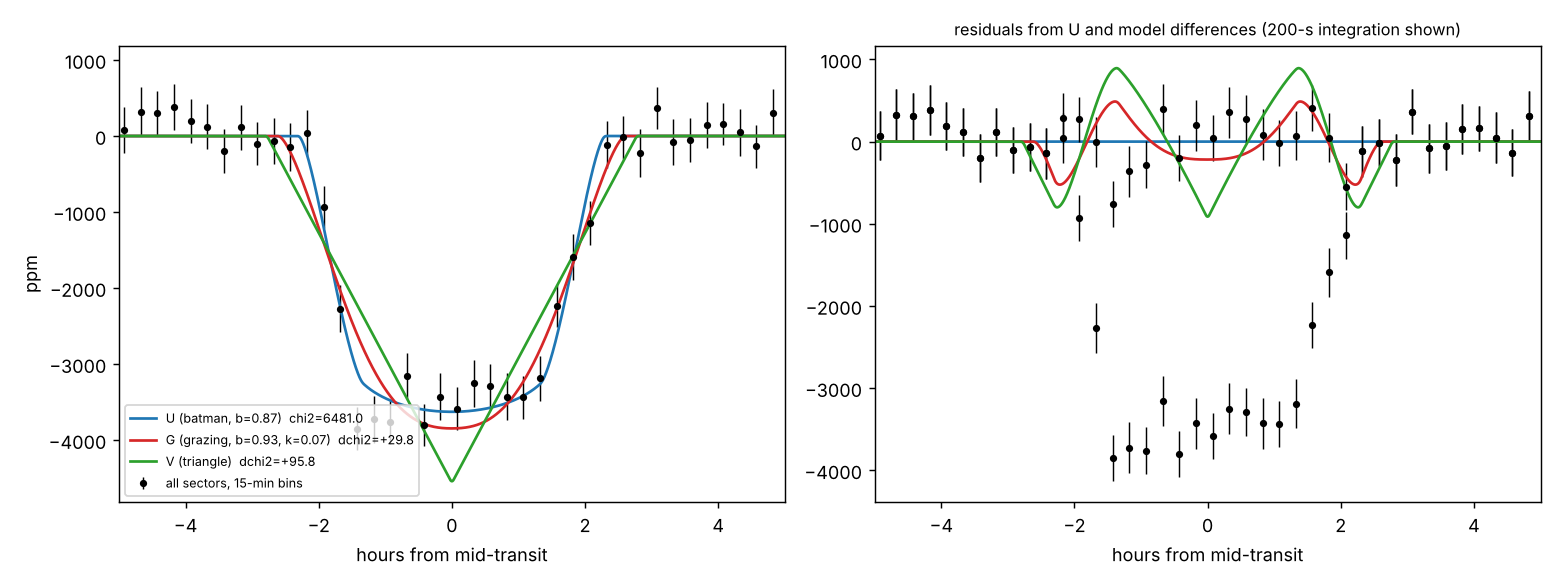

Here is the Python script that generated this plot:
"""U-shape (physical, flat-bottomed) versus V-shape (grazing / no flat bottom) models for TIC 87055304.

Models (all exposure-integrated, per-sector multiplicative offsets profiled analytically, per-sector white noise
fixed at the free-density MCMC best-fit values):
  U  : batman, free k, b (0..1+k), rho*, u1, u2 (Claret Gaussian prior added to chi^2)    -> best physical model
  G  : batman forced grazing, b > 1 - k (same LD prior)
  V  : symmetric trapezoid with no flat bottom (triangle): depth, T14
  T  : general trapezoid: depth, T14, ingress fraction f = T12 / (T14/2) in (0, 1]  (f = 1 is V)
  Uc : batman forced non-grazing, b < 1 - k  (to show the flat bottom is required/allowed)
Red noise: beta per sector from the time-averaging method (Pont et al. 2006; Winn et al. 2008) applied to the U
residuals (all cadences in the transit windows), bin sizes 10-120 min, beta = mean ratio of observed to white-noise
expected rms (floored at 1). Delta chi^2_red = sum_s Delta chi^2_s / beta_s^2.
Also a profile-likelihood scan of the trapezoid ingress fraction f.
Writes vshape.json and vshape.png.
"""
import os, json
os.environ["OMP_NUM_THREADS"] = "1"
import numpy as np
from scipy.optimize import minimize
import matplotlib
matplotlib.use("Agg")
import matplotlib.pyplot as plt
import tmodel as tm

HERE = os.path.dirname(os.path.abspath(__file__))
data = tm.load()
SECT = tm.SECTORS
mc = json.load(open(os.path.join(HERE, "mcmc_free.json")))
SIG = {s: np.exp(mc["best"][f"lns{s}"]) for s in SECT}
g = tm.gm()


def integ(prof):
    C = np.concatenate([[0.0], np.cumsum(0.5 * (prof[1:] + prof[:-1]) * g.dt)])
    F = {}
    for E in (200.0, 600.0, 1800.0):
        m = int(round(E / 86400 / 2 / g.dt)); Fe = np.ones_like(prof)
        Fe[m:-m] = (C[2 * m:] - C[:-2 * m]) / (2 * m * g.dt); F[E] = Fe
    return F


def eval_models(F, T0, P):
    out = {}
    for s in SECT:
        d = data[s]
        tau = d["t"] - T0 - np.round((d["t"] - T0) / P) * P
        out[s] = np.interp(tau, g.g, F[d["exptime"]])
    return out


def chi2_from_models(mods, per_sector=False):
    cs = {}
    for s in SECT:
        m, f = mods[s], data[s]["f"]
        c = np.sum(f * m) / np.sum(m * m)          # profiled multiplicative offset
        cs[s] = np.sum((f - c * m) ** 2) / SIG[s] ** 2
    return cs if per_sector else sum(cs.values())


def batman_prof(x):
    T0, P, k, b, rho, u1, u2 = x
    return g.profile(P, k, tm.a_from_rho(rho, P), b, u1, u2)


def chi2_batman(x, mode="free", per_sector=False):
    T0, P, k, b, rho, u1, u2 = x
    if not (0.01 < k < 0.6 and 0 <= b < 1 + k and 0.002 < rho < 10 and tm.ld_ok(u1, u2) and 3.9 < P < 4.4):
        return 1e30
    if mode == "grazing" and b <= 1 - k:
        return 1e30
    if mode == "nongrazing" and b >= 1 - k:
        return 1e30
    if tm.a_from_rho(rho, P) < 1.5:
        return 1e30
    mods = eval_models(integ(batman_prof(x)), T0, P)
    c = chi2_from_models(mods, per_sector)
    pen = ((u1 - tm.U1_MU) / tm.U1_SD) ** 2 + ((u2 - tm.U2_MU) / tm.U2_SD) ** 2
    return c if per_sector else c + pen


def trap_prof(depth, T14, f):
    a = np.abs(g.g); half = T14 / 2; T12 = f * half
    sh = np.clip((half - a) / max(T12, 1e-6), 0, 1)
    return 1 - depth * sh


def chi2_trap(x, f_fixed=None, per_sector=False):
    if f_fixed is None:
        T0, P, depth, T14, f = x
    else:
        T0, P, depth, T14 = x; f = f_fixed
    if not (0 < depth < 0.05 and 0.05 < T14 < 0.4 and 0 < f <= 1 and 3.9 < P < 4.4):
        return 1e30
    mods = eval_models(integ(trap_prof(depth, T14, f)), T0, P)
    return chi2_from_models(mods, per_sector)


def nm(fun, x0, scales, n=4, seed=3):
    rng = np.random.default_rng(seed)
    best = None
    for r in range(n):
        x = np.array(x0, float) + (0 if r == 0 else 1) * np.array(scales) * rng.standard_normal(len(x0))
        if fun(x) >= 1e29:
            x = np.array(x0, float)
        for it in range(3):
            res = minimize(fun, x, method="Nelder-Mead", options=dict(maxiter=6000, maxfev=6000, xatol=1e-9, fatol=1e-6, adaptive=True))
            x = res.x
        if best is None or res.fun < best.fun:
            best = res
    return best


def beta_time_avg(resid, t, exptime, bins_min=(10, 15, 20, 30, 45, 60, 90, 120)):
    s1 = np.std(resid)
    betas = []
    # contiguous chunks (split at gaps > 3 cadences)
    gaps = np.where(np.diff(t) > 3 * exptime / 86400)[0]
    chunks = np.split(np.arange(len(t)), gaps + 1)
    for bm in bins_min:
        N = int(round(bm * 60 / exptime))
        if N < 2:
            continue
        means = []
        for ch in chunks:
            M = len(ch) // N
            if M < 1:
                continue
            r = resid[ch][:M * N].reshape(M, N).mean(axis=1)
            means.append(r)
        means = np.concatenate(means)
        M = len(means)
        if M < 8:
            continue
        sN = np.std(means)
        exp = s1 / np.sqrt(N) * np.sqrt(M / (M - 1))
        betas.append(sN / exp)
    return max(1.0, float(np.mean(betas))), [float(b) for b in betas]


if __name__ == "__main__":
    xb = np.array([mc["best"][n] for n in ["T0", "P", "k", "b", "rho", "u1", "u2"]])
    res = {}
    U = nm(lambda x: chi2_batman(x, "free"), xb, [1e-4, 1e-7, 1e-3, 0.02, 0.005, 0.02, 0.02])
    G0 = xb.copy(); G0[3] = 1.0; G0[2] = 0.1
    Gs = [nm(lambda x: chi2_batman(x, "grazing"), y, [1e-4, 1e-7, 3e-3, 0.02, 0.01, 0.02, 0.02]) for y in
          (G0, np.r_[xb[:2], 0.2, 0.95, xb[4], xb[5:]], np.r_[xb[:2], 0.07, 0.94, xb[4], xb[5:]], np.r_[xb[:2], 0.4, 1.2, 0.05, xb[5:]])]
    G = min(Gs, key=lambda r: r.fun)
    Uc0 = xb.copy(); Uc0[3] = min(xb[3], 0.9 * (1 - xb[2]))
    Uc = nm(lambda x: chi2_batman(x, "nongrazing"), Uc0, [1e-4, 1e-7, 1e-3, 0.02, 0.005, 0.02, 0.02])
    dep0 = 1 - batman_prof(U.x).min(); T14_0 = tm.derived(np.array([U.x]))["T14_h"][0] / 24
    V = nm(lambda x: chi2_trap(x, f_fixed=1.0), [xb[0], xb[1], dep0 * 1.3, T14_0], [1e-4, 1e-7, 2e-4, 0.005])
    T = nm(lambda x: chi2_trap(x), [xb[0], xb[1], dep0, T14_0, 0.4], [1e-4, 1e-7, 2e-4, 0.005, 0.1])
    fits = dict(U=(U, lambda x: chi2_batman(x, "free", True), 5 + 2), G=(G, lambda x: chi2_batman(x, "grazing", True), 7),
                Uc=(Uc, lambda x: chi2_batman(x, "nongrazing", True), 7), V=(V, lambda x: chi2_trap(x, 1.0, True), 4),
                T=(T, lambda x: chi2_trap(x, None, True), 5))
    # per-sector residuals of U for beta
    mods = eval_models(integ(batman_prof(U.x)), U.x[0], U.x[1])
    beta = {}
    for s in SECT:
        m, f = mods[s], data[s]["f"]; c = np.sum(f * m) / np.sum(m * m)
        r = f - c * m
        beta[s], bl = beta_time_avg(r, data[s]["t"], data[s]["exptime"])
        res[f"beta_detail_{s}"] = bl
    persec = {k: v[1](v[0].x) for k, v in fits.items()}
    chi_tot = {k: float(sum(persec[k].values())) for k in fits}
    N = sum(len(data[s]["t"]) for s in SECT)
    out = dict(sigma_fixed_ppm={s: SIG[s] * 1e6 for s in SECT}, beta=beta, N=N, beta_detail=res,
               models={k: dict(x=v[0].x.tolist(), chi2=chi_tot[k], chi2_with_ldpen=float(v[0].fun), npar_shape=v[2],
                               chi2_per_sector={str(s): float(persec[k][s]) for s in SECT}) for k, v in fits.items()})
    for k in ("G", "V", "T", "Uc"):
        dc = {s: persec[k][s] - persec["U"][s] for s in SECT}
        out[f"dchi2_{k}_minus_U_white"] = float(sum(dc.values()))
        out[f"dchi2_{k}_minus_U_red"] = float(sum(dc[s] / beta[s] ** 2 for s in SECT))
        out[f"dchi2_{k}_minus_U_per_sector"] = {str(s): float(dc[s]) for s in SECT}
        out[f"dBIC_{k}_minus_U"] = float(out[f"dchi2_{k}_minus_U_white"] + (fits[k][2] - fits["U"][2]) * np.log(N))
    # derived for U and G
    for k in ("U", "G", "Uc"):
        x = fits[k][0].x
        der = tm.derived(np.array([x]))
        out["models"][k].update(dict(depth_ppm=float((1 - batman_prof(x).min()) * 1e6), T14_h=float(der["T14_h"][0]), T23_h=float(der["T23_h"][0]),
                                     a=float(der["a"][0]), inc=float(der["inc"][0])))
    xT = T.x
    out["models"]["T"].update(dict(depth_ppm=xT[2] * 1e6, T14_h=xT[3] * 24, f_ingress=xT[4], T23_over_T14=1 - xT[4]))
    out["models"]["V"].update(dict(depth_ppm=V.x[2] * 1e6, T14_h=V.x[3] * 24))
    # profile likelihood in f (trapezoid)
    fgrid = np.linspace(0.1, 1.0, 19)
    prof = []
    x = T.x[:4].copy()
    for fv in fgrid:
        r = nm(lambda y: chi2_trap(y, f_fixed=fv), x, [5e-5, 5e-8, 1e-4, 0.002], n=2)
        prof.append(r.fun)
    prof = np.array(prof)
    out["trap_profile"] = dict(f=fgrid.tolist(), chi2=prof.tolist())
    # 1-sigma / 2-sigma upper and lower bounds on f from the profile (white and red-scaled with the mean beta^2 weighting)
    beff = sum(out["models"]["T"]["chi2_per_sector"][str(s)] for s in SECT) / sum(out["models"]["T"]["chi2_per_sector"][str(s)] / beta[s] ** 2 for s in SECT)
    out["beta_eff_sq"] = float(beff)
    json.dump(out, open(os.path.join(HERE, "vshape.json"), "w"), indent=1)
    print(json.dumps({k: v for k, v in out.items() if k.startswith("dchi2") or k.startswith("dBIC") or k == "beta"}, indent=1))
    print({k: (round(v["chi2"], 2), {kk: vv for kk, vv in v.items() if kk in ("depth_ppm", "T14_h", "T23_h", "f_ingress", "x")}) for k, v in out["models"].items()})

    # figure: folded binned data (all sectors, 15-min bins) with U, G, V models
    fig, ax = plt.subplots(1, 2, figsize=(12, 4.5))
    T0, P = U.x[0], U.x[1]
    tt = np.concatenate([data[s]["t"] for s in SECT]); ff = np.concatenate([data[s]["f"] / (np.sum(data[s]["f"] * mods[s]) / np.sum(mods[s] ** 2)) for s in SECT])
    ww = np.concatenate([np.full(len(data[s]["t"]), 1 / SIG[s] ** 2) for s in SECT])
    tau = (tt - T0 - np.round((tt - T0) / P) * P) * 24
    be = np.arange(-0.45 * 24, 0.45 * 24 + 0.01, 0.25)
    idx = np.digitize(tau, be)
    bc, bv, bs = [], [], []
    for i in range(1, len(be)):
        m = idx == i
        if m.sum() < 5: continue
        bc.append(0.5 * (be[i - 1] + be[i])); w = ww[m]
        bv.append(np.sum(ff[m] * w) / np.sum(w)); bs.append(1 / np.sqrt(np.sum(w)))
    bc, bv, bs = map(np.array, (bc, bv, bs))
    for a_ in ax:
        a_.errorbar(bc, (bv - 1) * 1e6, bs * 1e6, fmt="o", color="k", ms=3, lw=0.8, label="all sectors, 15-min bins")
    gg = g.g * 24
    ax[0].plot(gg, (integ(batman_prof(U.x))[200.0] - 1) * 1e6, "C0", label=f"U (batman, b={U.x[3]:.2f})  chi2={chi_tot['U']:.1f}")
    ax[0].plot(gg, (integ(batman_prof(G.x))[200.0] - 1) * 1e6, "C3", label=f"G (grazing, b={G.x[3]:.2f}, k={G.x[2]:.2f})  dchi2={chi_tot['G'] - chi_tot['U']:+.1f}")
    ax[0].plot(gg, (integ(trap_prof(V.x[2], V.x[3], 1.0))[200.0] - 1) * 1e6, "C2", label=f"V (triangle)  dchi2={chi_tot['V'] - chi_tot['U']:+.1f}")
    ax[0].set_xlim(-5, 5); ax[0].legend(fontsize=7, loc="lower left"); ax[0].set_xlabel("hours from mid-transit"); ax[0].set_ylabel("ppm")
    ax[1].plot(gg, (integ(batman_prof(U.x))[200.0] - integ(batman_prof(U.x))[200.0]) * 1e6, "C0")
    ax[1].errorbar(bc, (bv - np.interp(bc / 24, g.g, integ(batman_prof(U.x))[200.0])) * 1e6, bs * 1e6, fmt="o", color="k", ms=3, lw=0.8)
    ax[1].plot(gg, (integ(batman_prof(G.x))[200.0] - integ(batman_prof(U.x))[200.0]) * 1e6, "C3")
    ax[1].plot(gg, (integ(trap_prof(V.x[2], V.x[3], 1.0))[200.0] - integ(batman_prof(U.x))[200.0]) * 1e6, "C2")
    ax[1].set_xlim(-5, 5); ax[1].set_title("residuals from U and model differences (200-s integration shown)", fontsize=9)
    ax[1].set_xlabel("hours from mid-transit")
    fig.tight_layout(); fig.savefig(os.path.join(HERE, "vshape.png"), dpi=130)
